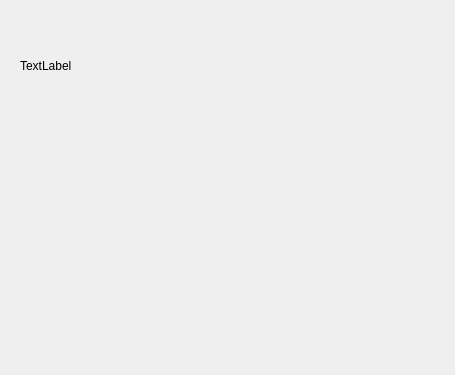
<?xml version="1.0" encoding="UTF-8"?>
<ui version="4.0">
 <class>Widget</class>
 <widget class="QWidget" name="Widget">
  <property name="geometry">
   <rect>
    <x>0</x>
    <y>0</y>
    <width>455</width>
    <height>375</height>
   </rect>
  </property>
  <property name="windowTitle">
   <string>Widget</string>
  </property>
  <widget class="QLabel" name="label">
   <property name="geometry">
    <rect>
     <x>20</x>
     <y>10</y>
     <width>171</width>
     <height>111</height>
    </rect>
   </property>
   <property name="text">
    <string>TextLabel</string>
   </property>
  </widget>
 </widget>
 <layoutdefault spacing="6" margin="11"/>
 <resources/>
 <connections/>
</ui>
